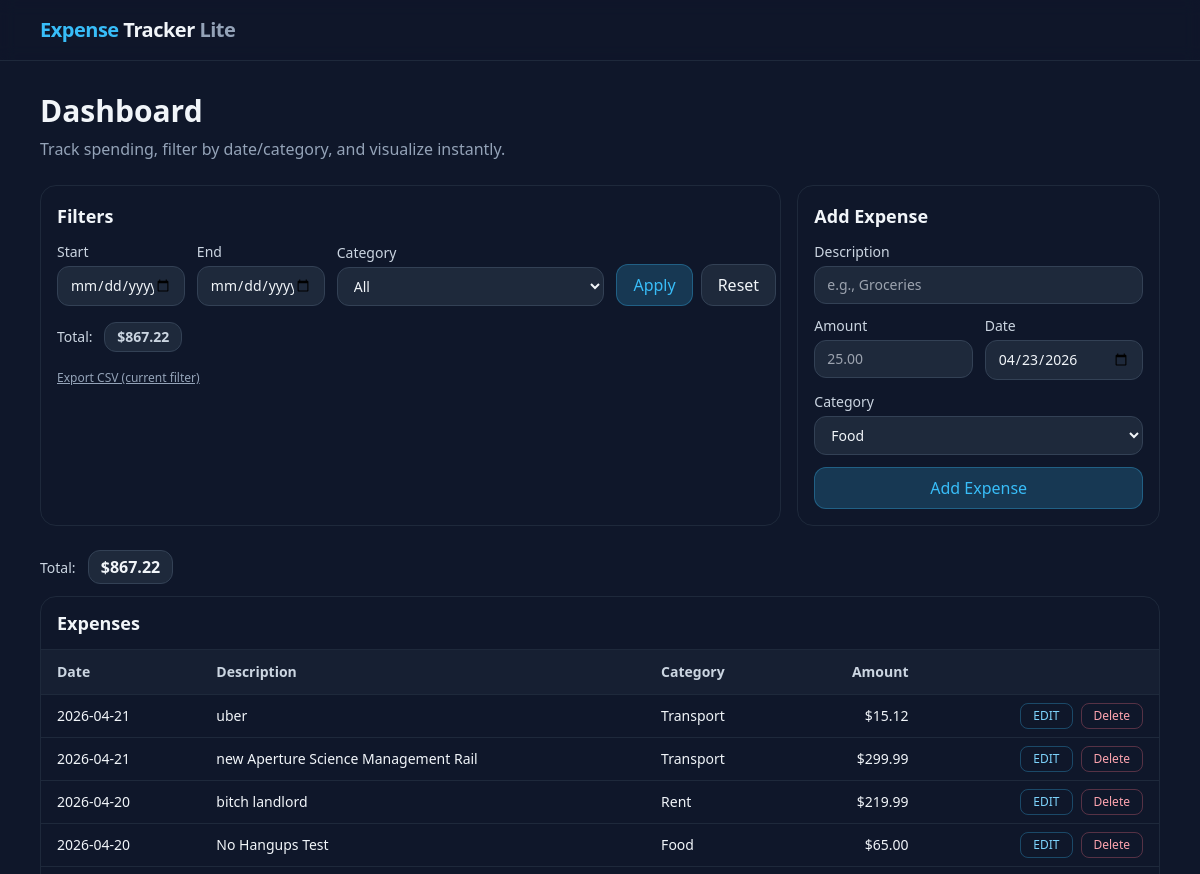
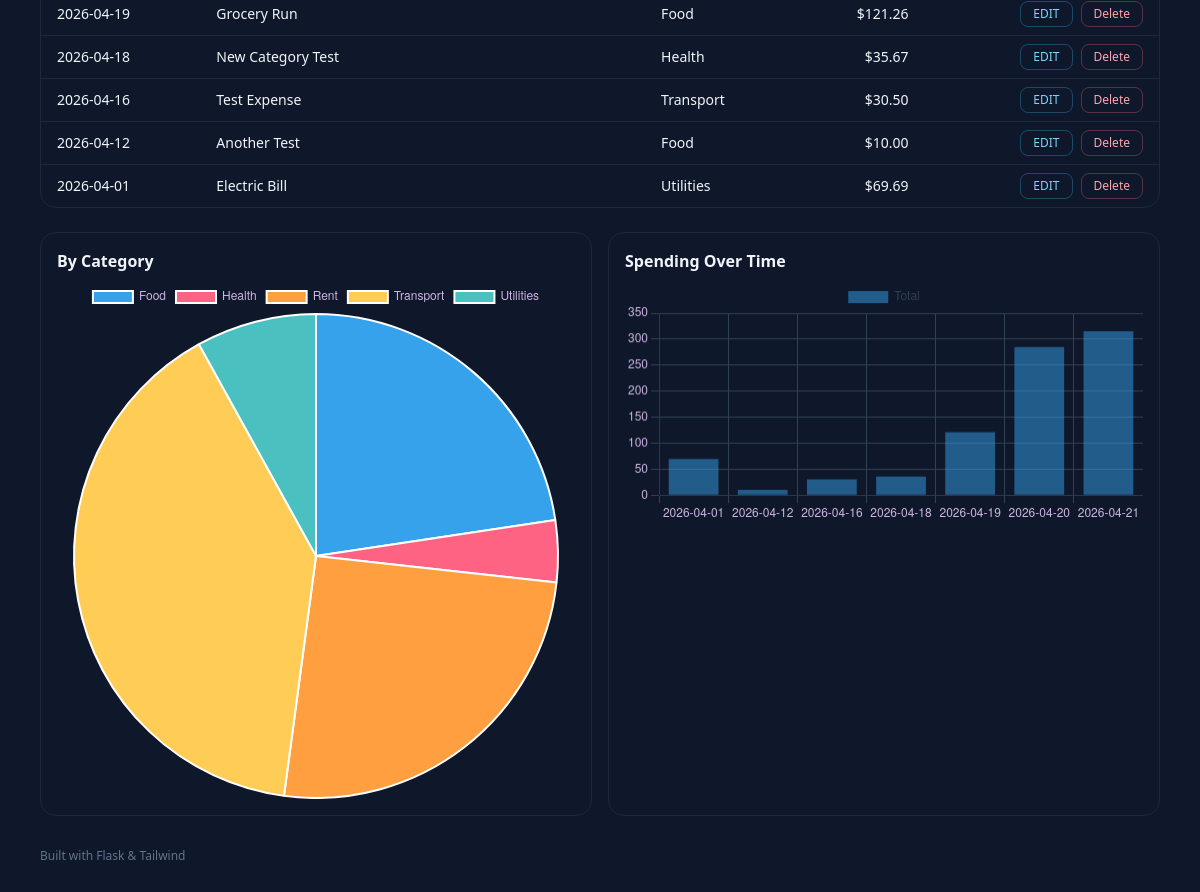
Before: / with the older database file (2 pictures, top to bottom).
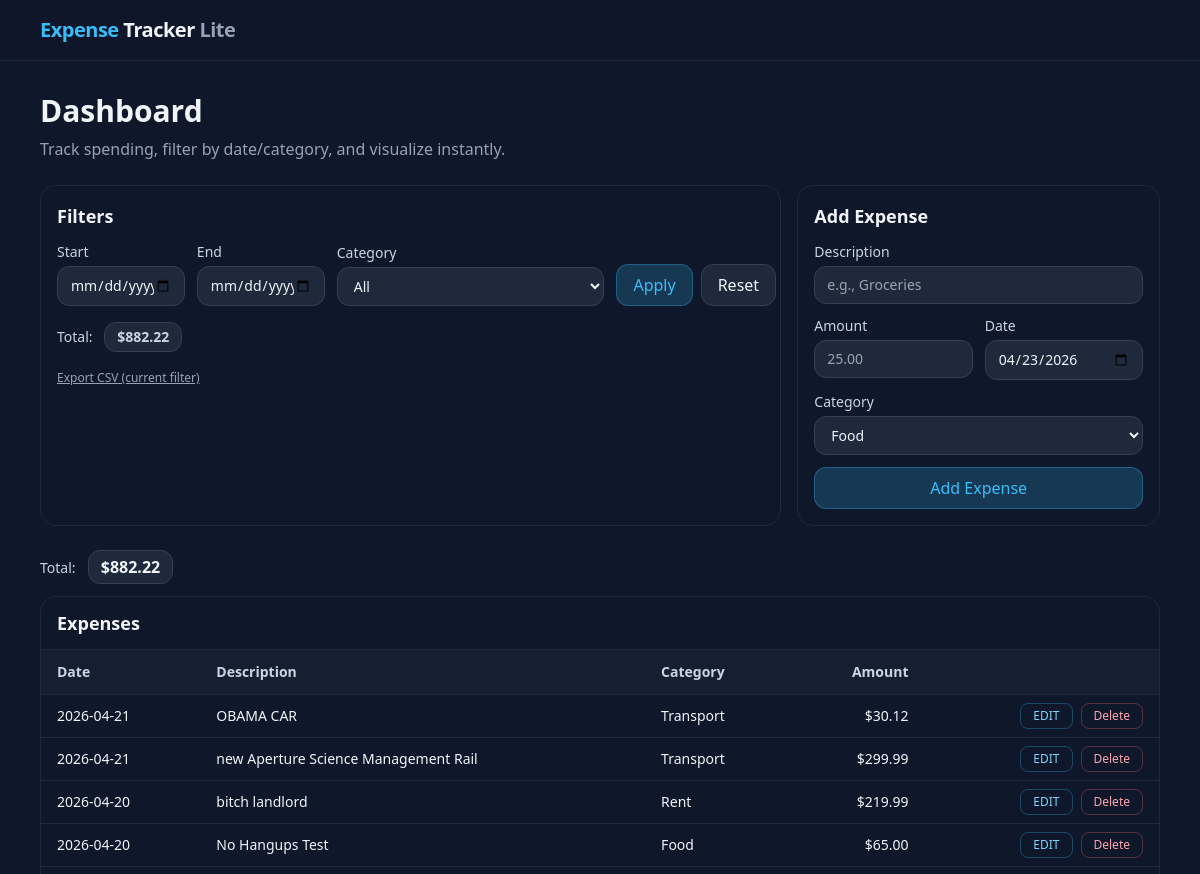
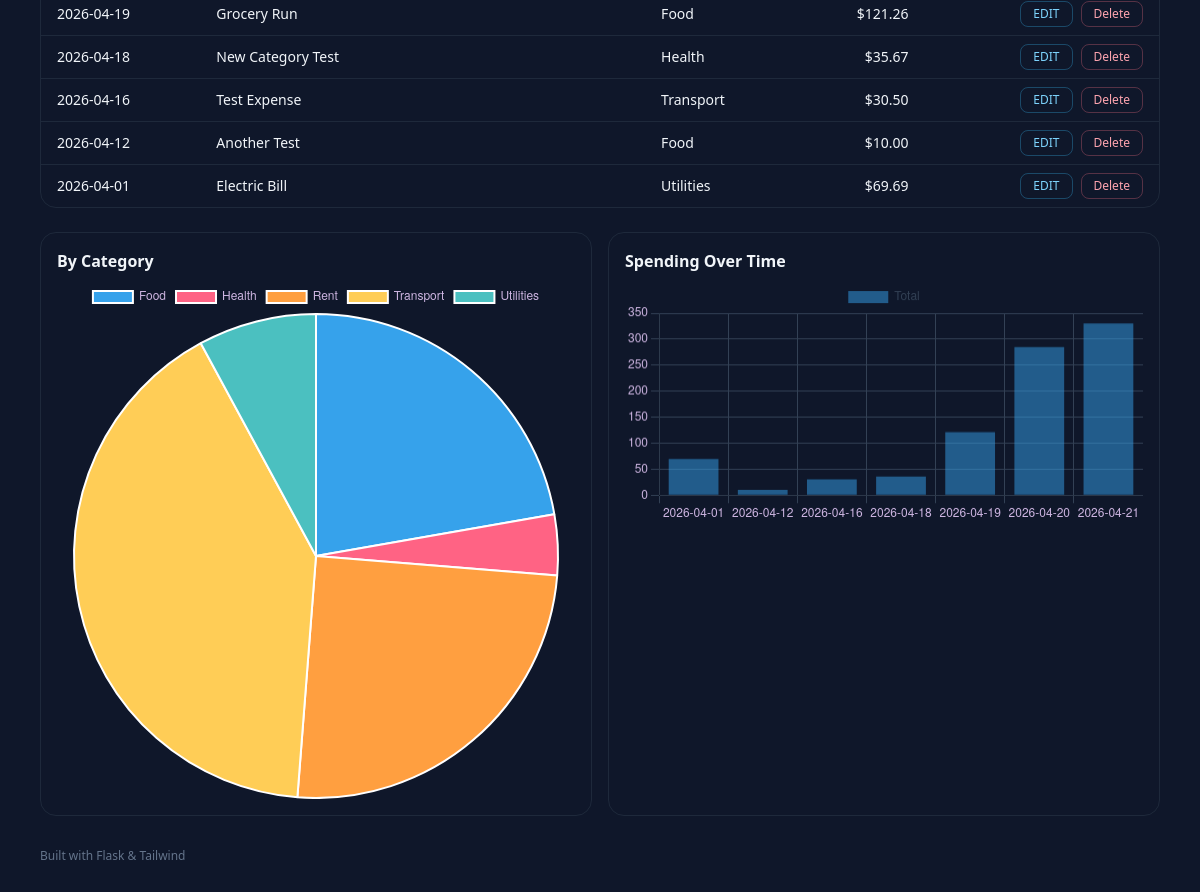
After: the same page with the newer database file (2 pictures, top to bottom).
### app.py (models this page shows)
class Expense(db.Model):
    id = db.Column(db.Integer, primary_key=True)
    description = db.Column(db.String(120), nullable=False)
    amount = db.Column(db.Float, nullable=False)
    category = db.Column(db.String(50), nullable=False)
    date = db.Column(db.Date, nullable=False, default=date.today())

### app.py (the view)
@app.route('/')
def index():
    start_str = (request.args.get('start') or "").strip()
    end_str = (request.args.get('end') or "").strip()
    selected_category = (request.args.get('category') or "").strip()
    start_date = parse_date_or_none(start_str)
    end_date = parse_date_or_none(end_str)
    if start_date and end_date and start_date > end_date:
        flash("Start date cannot be after end date.", "error")
        start_date = end_date = None
        start_str = end_str = ""
    q = Expense.query
    if start_date:
        q = q.filter(Expense.date >= start_date)
    if end_date:
        q = q.filter(Expense.date <= end_date)
    if selected_category:
        q = q.filter(Expense.category == selected_category)
    expenses = q.order_by(Expense.date.desc(), Expense.id.desc()).all()
    total = round(sum(e.amount for e in expenses), 2)
    cat_q = db.session.query(Expense.category, func.sum(Expense.amount))
    if start_date:
        cat_q = cat_q.filter(Expense.date >= start_date)
    if end_date:
        cat_q = cat_q.filter(Expense.date <= end_date)
    if selected_category:
        cat_q = cat_q.filter(Expense.category == selected_category)
    cat_rows = cat_q.group_by(Expense.category).all()
    print(cat_rows)
    cat_labels = [c for c, _ in cat_rows]
    cat_values = [round(float(s or 0), 2) for _, s in cat_rows]
    day_q = db.session.query(Expense.date, func.sum(Expense.amount))
    if start_date:
        day_q = day_q.filter(Expense.date >= start_date)
    if end_date:
        day_q = day_q.filter(Expense.date <= end_date)
    if selected_category:
        day_q = day_q.filter(Expense.category == selected_category)
    day_rows = day_q.group_by(Expense.date).order_by(Expense.date).all()
    print(day_rows)
    day_labels = [d.isoformat() for d, _ in day_rows]
    day_values = [round(float(s or 0), 2) for _, s in day_rows]
    return render_template(
        'index.html',
        expenses=expenses,
        categories=CATEGORIES,
        total=total,
        start_str = start_str,
        end_str = end_str,
        today = date.today().isoformat(),
        selected_category=selected_category,
        cat_labels = cat_labels,
        cat_values = cat_values,
        day_labels = day_labels,
        day_values = day_values
        )

### app.py (called while the page is built)
def parse_date_or_none(s:str):
    if not s:
        return None
    try:
        return datetime.strptime(s, '%Y-%m-%d').date()
    except ValueError:
        return None

### templates/index.html (shortened to what the changed rows need)
{% extends 'base.html' %}
{% block content %}
      <h1 class="text-3xl font-semibold mb-2">Dashboard</h1>
      <div class="grid grid-cols-1 lg:grid-cols-3 gap-4">
        <section
          class="lg:col-span-2 rounded-2xl border border-slate-800 bg-slate-900 p-4">
          <h2 class="text-lg font-semibold mb-3">Filters</h2>
          <div class="mt-4 text-sm text-slate-300">
            <span class="mr-2">Total:</span>
            <span
              class="inline-block rounded-xl border border-slate-700 bg-slate-800 px-3 py-1 font-semibold"
            >
            ${{ "%.2f" | format(total or 0) }}
          </span>
          </div>
        </section>
        <section class="rounded-2xl border border-slate-800 bg-slate-900 p-4">
          <h2 class="text-lg font-semibold mb-3">Add Expense</h2>
        </section>
      </div>
      <div class="mb-3 mt-6">
        <span class="text-sm text-slate-300 mr-2">Total:</span>
        <span
          class="inline-block rounded-xl border border-slate-700 bg-slate-800 px-3 py-1 font-semibold"
        >
          ${{ "%.2f" | format(total or 0) }}
        </span>
      </div>
      <section class="rounded-2xl border border-slate-800 bg-slate-900">
        <div class="px-4 py-3 border-b border-slate-800">
          <h2 class="text-lg font-semibold">Expenses</h2>
        </div>
        <div class="overflow-x-auto">
          <table class="min-w-full text-sm">
            <thead class="text-slate-300 bg-slate-800/50">
              <tr>
                <th class="text-left px-4 py-3">Date</th>
                <th class="text-left px-4 py-3">Description</th>
                <th class="text-left px-4 py-3">Category</th>
                <th class="text-right px-4 py-3">Amount</th>
                <th class="px-4 py-3"></th>
              </tr>
            </thead>
            <tbody>
              {% if expenses %}
                {% for expense in expenses %}
                <tr class="border-t border-slate-800 hover:bg-slate-800/30">
                  <td class="px-4 py-2">{{ expense.date if expense.date else 'N/A' }}</td>
                  <td class="px-4 py-2">{{ expense.description }}</td>
                  <td class="px-4 py-2">{{ expense.category }}</td>
                  <td class="px-4 py-2 text-right">${{ "%.2f" | format(expense.amount) }}</td>
                  <td class="px-4 py-2 text-right">
                  <div class="inline-flex gap-2">
                    <a class="text-sky-300
                    hover:text-sky-200
                    text-xs
                    border
                    border-sky-400/30
                    px-3
                    py-1
                    rounded-lg"
                    href="{{ url_for('edit', expense_id=expense.id) }}">EDIT</a>
                    <form method="POST" action="{{ url_for('delete', expense_id=expense.id) }}" onsubmit="return confirm('Are you sure you want to delete this expense?');">
                      <button
                        class="text-rose-300 hover:text-rose-200 text-xs border border-rose-400/30 px-3 py-1 rounded-lg"
                        type="submit"
                      >
                        Delete
                      </button>
                    </form>
                  </div>
                  </td>
                </tr>
                {% endfor %}
              {% else %}
              <tr>
                <td colspan="5" class="px-4 py-6 text-center text-slate-400">
                  No expenses yet — add your first one above.
                </td>
              </tr>
              {% endif %}
            </tbody>
          </table>
        </div>
      </section>
      <section class="mt-6 grid grid-cols-1 lg:grid-cols-2 gap-4">
        <div class="rounded-2xl border border-slate-800 bg-slate-900 p-4">
          <h3 class="font-semibold mb-2">By Category</h3>
          <canvas id="catChart" height="140"></canvas>
        </div>
        <div class="rounded-2xl border border-slate-800 bg-slate-900 p-4">
          <h3 class="font-semibold mb-2">Spending Over Time</h3>
          <canvas id="dayChart" height="140"></canvas>
        </div>
      </section>
<script>
  const catLabels = {{ (cat_labels or []) | tojson }}
  const catValues = {{ (cat_values or []) | tojson }}
  const dayLabels = {{ (day_labels or []) | tojson }}
  const dayValues = {{ (day_values or []) | tojson }}
  if (document.getElementById('catChart')){
    const catCtx = document.getElementById('catChart').getContext('2d')
    new Chart(catCtx, {
      type: 'pie',
      data: {labels: catLabels, datasets: [{data: catValues}]},
      options: {plugins: {legend: {labels: {color: '#cdb5e1' } } } }
    })
  }
  if (document.getElementById('dayChart')){
    const dayCtx = document.getElementById('dayChart').getContext('2d')
    new Chart(dayCtx, {
      type: 'bar',
      data: {labels: dayLabels, datasets: [{
        label: 'Total',
        data: dayValues
      }]},
      options:{
        plugins: {legend: {labels: {color: '#334155'} } },
        scales: {
          x: {ticks: {color: '#cdb5e1'}, grid: {color: '#334155'} },
          y: {ticks: {color: '#cdb5e1'}, grid: {color: '#334155'} },
        }
      }
    })
  }
</script>
{% endblock %}

Changed rows visible on the page:
changed Expense: description "uber" → "OBAMA CAR"; amount "15.12" → "30.12"
Other visible differences:
{{ "%.2f" | format(total or 0) }}: "867.22" → "882.22"
chart data {{ (cat_values or []) | tojson }}: [196.26, 35.67, 219.99, 345.61, 69.69] → [196.26, 35.67, 219.99, 360.61, 69.69]
chart data {{ (day_values or []) | tojson }}: [69.69, 10.0, 30.5, 35.67, 121.26, 284.99, 315.11] → [69.69, 10.0, 30.5, 35.67, 121.26, 284.99, 330.11]
